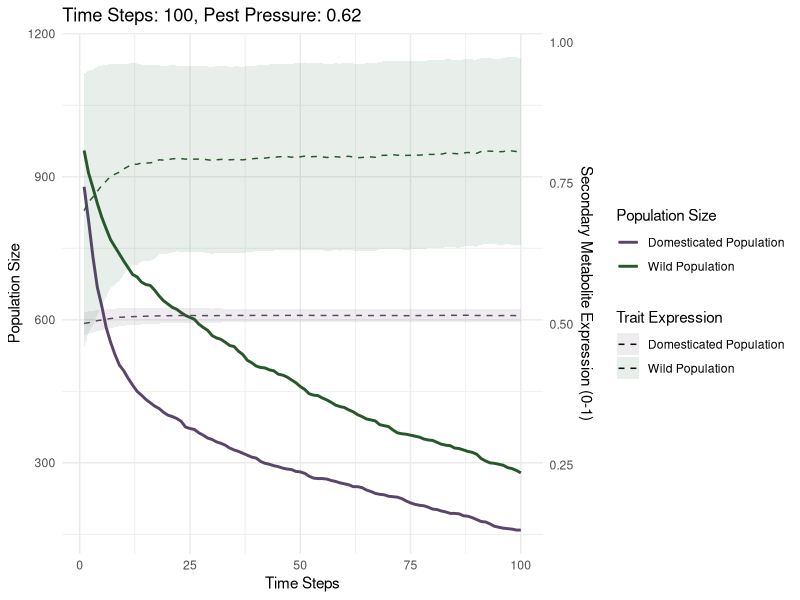

Write the R code that produced this figure. (Note: this script raises an error after producing the figure.)
#' sunflower simulation
#' 2 populations: wild and domesticated ith different levels of secondary metabolite expression
#' Sarah Elizabeth Stockman
#' March 2025
#' 
#' TODO:
#' two populations: wild and domesticated
#' time step: 1 year
#' life cycle: growth/production, reproduction, mortality, selection
#' 3 parameters of interest:
#' temperature
#' percipitation
#' pest pressure
#' wild population has higher secondary metabolite expression
  #' growth/production function of base growth rate (lower than domesticated population),
  #' climate, & secondary metabolite expression (higher in wild population & decreases with domestication)
  #' mortality function of base mortality rate (linear relationship, dealth by 3-5 years), climate (high temperature & low percipitation),
  #' herbivory with high pest pressure (but lower than domesticated population),
  #' reproduction function of base reproduction rate (lower than domesticated population), 
  #' less with high pest pressure (so secondary metabolite expression higher),
  #' selection function of human selection on higher yeild production & natural selction
#' domesticated population has lower secondary metabolite expression
#' life cycle in one year
  #' growth/production function of base growth rate (higher than wild population) & climate (no extreme temperature & percipitation),
  #' reproduction function of base reproduction rate (higher than wild population), 
  #' mortality function of climate (high temperature & low percipitation), pest pressure (higher mortality rate with pest pressure than wild population),
  #' selection function of human selection on higher yeild production
  #' all indivduals (death every life cycle)
#' traits: secondary metabolite expression
#' when econdary metabolite expression high & high pest pressure then mortality low, but growth lowered
#' when secondary metabolite expression low & high pest pressure then mortality high, growth remain
#' when secondary metabolite expression high & low pest pressure then mortality low, growth remain
#' when secondary metabolite expression low & low pest pressure then mortality high, growth lowered
#' 
#' 

library(data.table) # data manipulation
library(ggplot2) # plotting
library(parallel)  # parallelization




# linear relationship between tempurture and yeild

# relationship between yield
# serve as a place holder until we have better data for the species


# Initialize parameters
num_wild_population <- 1000
num_domesticated_population <- 1000
time_steps <- 0




# Initialize plant population
initialize_population <- function() {
  # Create wild population
  wild_population <- data.table(
    trait = rnorm(num_wild_population, mean = 0.7, sd = 0.3),  # Gaussian distribution
    growth_rate = NA,
    reproduction_rate = NA,
    resistance = NA,
    size = 1,
    group = "Wild Population"
  )
  
  # Ensure trait value within [0, 1] for wild population
  wild_population[trait < 0, trait := 0]
  wild_population[trait > 1, trait := 1]

  # Create domesticated population
  domesticated_population <- data.table(
    trait = rnorm(num_domesticated_population, mean = 0.5, sd = 0.02),  # Narrow Gaussian distribution
    growth_rate = NA,
    reproduction_rate = NA,
    resistance = NA,
    size = 1,
    group = "Domesticated Population"
  )
  
  # Ensure trait value within [0, 1] for domesticated population
  domesticated_population[trait < 0, trait := 0]
  domesticated_population[trait > 1, trait := 1]

  # Combine populations
  population <- rbind(wild_population, domesticated_population)

  # Initialize plant properties
  population[, growth_rate := 1 - trait]
  population[, reproduction_rate := 1 - trait]
  population[, resistance := trait]

  return(population)
}

# # Grow function
# grow <- function(population) {
#   population[, size := size + growth_rate * 0.1]
#   return(population)
# }

# Updated grow function based on trait and pest pressure
grow <- function(population, pest_pressure) {
  population[, growth_rate := fifelse(trait >= 0.5 & pest_pressure >= 0.5, 0.05,
                               fifelse(trait < 0.5 & pest_pressure < 0.5, 0.05,
                               0.1))]
  population[, size := size + growth_rate]
  return(population)
}


# # mortality function
# suffer_mortality <- function(population, pest_pressure) {
#   mortality_prob <- pest_pressure * (1 - population$resistance) * 0.1
#   survivors <- population[runif(.N) >= mortality_prob]
#   return(survivors)
# }
# Updated mortality function based on trait and pest pressure
suffer_mortality <- function(population, pest_pressure) {
  population[, mortality_prob := fifelse(trait >= 0.5 & pest_pressure >= 0.5, 0.01,
                                  fifelse(trait < 0.5 & pest_pressure >= 0.5, 0.2,
                                  fifelse(trait >= 0.5 & pest_pressure < 0.5, 0.01,
                                  0.15)))]
  survivors <- population[runif(.N) >= mortality_prob]
  return(survivors)
}


# Reproduce function
reproduce <- function(population) {
  # Calculate number of offspring for each individual plant
  reproduction_prob <- population$reproduction_rate * 0.8
  num_offspring <- floor(reproduction_prob) # Ensure integer
  
  # Create new plants based on reproduction probability
  new_plants <- population[rep(1:.N, num_offspring)]
  
  if (nrow(new_plants) > 0) {
    new_plants[, size := 1]
    new_plants[, growth_rate := 1 - trait]
    new_plants[, reproduction_rate := 1 - trait]
    new_plants[, resistance := trait]
    population <- rbind(population, new_plants)
  }
  
  return(population)
}








plot_population <- function(population, time_step, results) {
  wild_population_count <- nrow(population[group == "Wild Population"])
  domesticated_population_count <- nrow(population[group == "Domesticated Population"])
  wild_avg_trait <- mean(population[group == "Wild Population", trait])
  domesticated_avg_trait <- mean(population[group == "Domesticated Population", trait])
  wild_trait_variance <- var(population[group == "Wild Population", trait])
  domesticated_trait_variance <- var(population[group == "Domesticated Population", trait])
  
  # Calculate bounds for variance
  wild_upper_bound <- wild_avg_trait + sqrt(wild_trait_variance)
  wild_lower_bound <- wild_avg_trait - sqrt(wild_trait_variance)
  domesticated_upper_bound <- domesticated_avg_trait + sqrt(domesticated_trait_variance)
  domesticated_lower_bound <- domesticated_avg_trait - sqrt(domesticated_trait_variance)
  
  # Append results to the tracking data.table
  results <- rbind(results, data.table(
    time = time_step,
    group = "Wild Population",
    count = wild_population_count,
    avg_trait = wild_avg_trait,
    trait_variance = wild_trait_variance,
    upper_bound = wild_upper_bound,
    lower_bound = wild_lower_bound
  ))
  results <- rbind(results, data.table(
    time = time_step,
    group = "Domesticated Population",
    count = domesticated_population_count,
    avg_trait = domesticated_avg_trait,
    trait_variance = domesticated_trait_variance,
    upper_bound = domesticated_upper_bound,
    lower_bound = domesticated_lower_bound
  ))
  
  return(results)
}


# simulate <- function(time_steps, pest_pressure) {
#   population <- initialize_population()
#   results <- data.table()
  
#   for (t in 1:time_steps) {
#     pest_pressure <- pest_pressure + sin(t/10) * 0.2  # Oscillates around base value
#     pest_pressure <- min(max(pest_pressure, 0), 1)  # Clamp between 0 and 1
    
#     population <- grow(population, pest_pressure)
#     population <- reproduce(population)
#     population <- suffer_mortality(population, pest_pressure)
#     results <- plot_population(population, t, results)
#   }

#   # [ ... plotting code unchanged ... ]
# }








simulate <- function(time_steps, pest_pressure) {
  population <- initialize_population()
  results <- data.table(
    time = integer(),
    group = character(),
    count = integer(),
    avg_trait = numeric(),
    trait_variance = numeric(),
    upper_bound = numeric(),
    lower_bound = numeric()
  )
  
  for (t in 1:time_steps) {
    pest_pressure <- pest_pressure + sin(t/10) * 0.2  # Oscillates around base value
    pest_pressure <- min(max(pest_pressure, 0), 1)  # Clamp between 0 and 1
    

    population <- grow(population, pest_pressure)
    population <- reproduce(population)
    population <- suffer_mortality(population, pest_pressure)
    results <- plot_population(population, t, results)
  }
  

  ggplot(results, aes(x = time)) +
    # Population size
    geom_line(aes(y = count, color = group), linewidth = 1) +
    # Average trait (scaled to align with population size)
    geom_line(aes(y = avg_trait * max(results$count) / max(results$avg_trait), 
                  color = group, linetype = group)) +
    # Bounding region for variance (scaled to align with population size)
    geom_ribbon(aes(ymin = lower_bound * max(results$count) / max(results$avg_trait), 
                    ymax = upper_bound * max(results$count) / max(results$avg_trait), 
                    fill = group), alpha = 0.1) +
    scale_y_continuous(
      name = "Population Size",
      sec.axis = sec_axis(~ . * max(results$avg_trait) / max(results$count), 
                          name = "Secondary Metabolite Expression (0-1)")
    ) +
    scale_color_manual(
      values = c("Wild Population" = "#27582b", "Domesticated Population" = "#59466a")  # Green and Purple
    ) +
    scale_fill_manual(
      values = c("Wild Population" = "#27582b", "Domesticated Population" = "#59466a")  # Green and Purple
    ) +
    scale_linetype_manual(
    values = c("Wild Population" = "dashed", "Domesticated Population" = "dashed")
    ) +
    guides(
      color = guide_legend(order = 1, title = "Population Size"),
      fill = guide_legend(order = 2, title = "Trait Expression"),
      linetype = guide_legend(order = 2, title = "Trait Expression")
    ) +
    labs(
      title = sprintf("Time Steps: %d, Pest Pressure: %.2f", time_steps, pest_pressure),
      x = "Time Steps",
      color = "Group",
      fill = "Group",
      linetype = "Group"
    ) +
    theme_minimal()
}
  
 # TODO add evoltution
# reproduce <- function(population) {
#   reproduction_prob <- population$reproduction_rate * 0.05
#   num_offspring <- floor(reproduction_prob)
#   new_plants <- population[rep(1:.N, num_offspring)]
#   
#   if (nrow(new_plants) > 0) {
#     new_plants[, trait := pmin(pmax(trait + rnorm(.N, 0, 0.01), 0), 1)]  # Mutation
#     new_plants[, size := 1]
#     new_plants[, growth_rate := 1 - trait]
#     new_plants[, reproduction_rate := 1 - trait]
#     new_plants[, resistance := trait]
#     population <- rbind(population, new_plants)
#   }
#   
#   return(population)
# }


# Run simulation for single instance to test
result_plot <- simulate(time_steps = 100, pest_pressure = 0.8)
result_plot$data

ggsave("simulation_plot.png", plot = result_plot, width = 10, height = 6)

# run_simulations_parallel <- function(num_simulations, time_steps, pest_pressure) {
#   # Detect the number of available cores
#   num_cores <- detectCores() - 1  # Leave one core free for system processes
#   
#   # Set up a cluster
#   cl <- makeCluster(num_cores)
#   
#   # Load required libraries on each worker
#   clusterEvalQ(cl, {
#     library(data.table)
#     library(ggplot2)
#   })
#   
#   # Export necessary functions and variables to the cluster
#   clusterExport(cl, varlist = c("initialize_population", "grow", "reproduce", 
#                                 "suffer_mortality", "plot_population", "simulate", 
#                                 "time_steps", "pest_pressure", "num_wild_population", 
#                                 "num_domesticated_population"), envir = environment())
#   
#   # Run simulations in parallel
#   results_list <- parLapply(cl, 1:num_simulations, function(i) {
#     simulate(time_steps, pest_pressure)
#   })
#   
#   # Stop the cluster
#   stopCluster(cl)
#   
#   return(results_list)
# }
# 
# # Run 1000 simulations in parallel
# num_simulations <- 100
# time_steps <- 100
# pest_pressure <- 0.5

all_results <- run_simulations_parallel(num_simulations, time_steps, pest_pressure)
# TODO aggregate results or visualize
